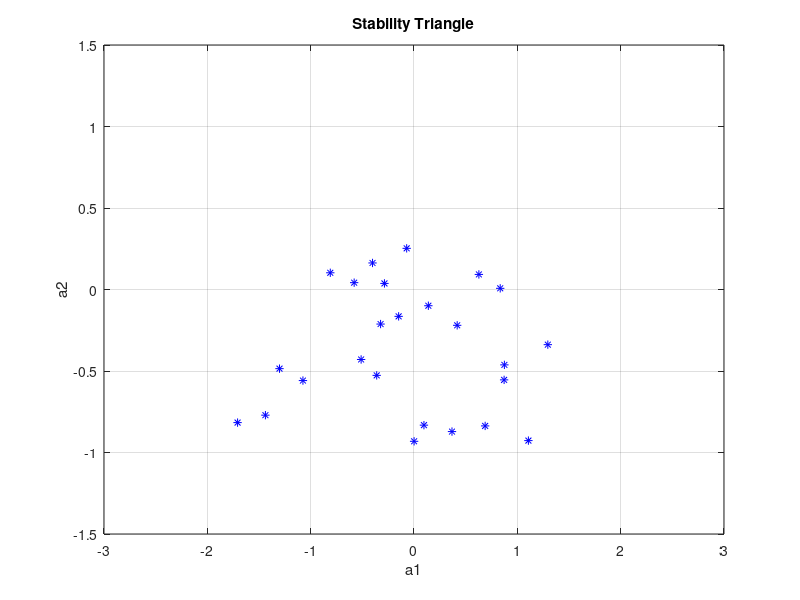

Write MATLAB code to recreate this figure.
clear all;
close all;
N=100;
a(:,1)=(rand(N,1)-0.5)*5;
a(:,2)=(rand(N,1)-0.5)*3;
w=randn(1000,1);
x=zeros(1002,N);

for set=1:N
    for i=3:1002
        x(i,set)=a(set,1)*x(i-1,set)+a(set,2)*x(i-2,set)+w(i-2,1);
    end;
    if x(1000,set)<100 && x(1000,set)>-100
        plot(a(set,1),a(set,2),'b*'), hold on;
    else
        plot(a(set,1),a(set,2),'r-'), hold on;
    end;
end;
grid on;
xlabel('a1');
ylabel('a2');
title('Stability Triangle');
%for i=3:1000
%    x(i,1)=a(1,1)*x(i-1,1)+a(1,2)*x(i-2,1)+w(i-2,1);
%end;

%plot(x(:,1))%require a1<0 a2>0
%figure;
%H=tf([1,0 0],[1,a(1,1),a(1,2)]);
%pzmap(H)